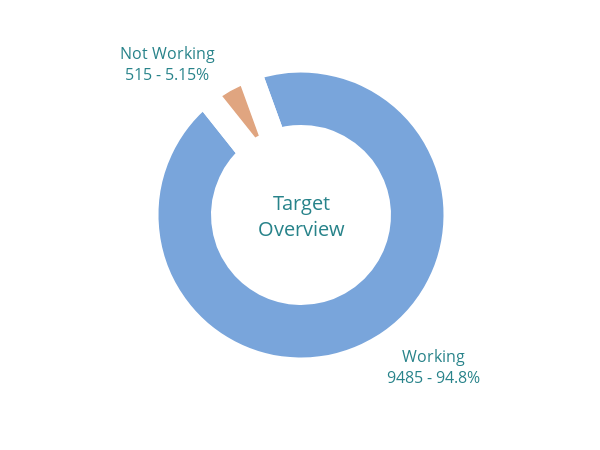

Here is the notebook cell this chart was saved with:
### Markdown cell above
# Data Visualization

### Code cell
fig = px.pie(
    df.assign(ClassMap=df.working_flag.map({0: "Not Working", 1: "Working"})),
    names="ClassMap", hole=0.5, color_discrete_sequence=["#79a5db", "#e0a580"]
)
fig.update_layout(
    height=450, width=600, font_color="#28838a", title_font_size=16, showlegend=False,
)
fig.add_annotation(
    x=0.5, y=0.5, align="center", xref="paper", yref="paper", showarrow=False, font_size=20, text="Target<br>Overview",
)
fig.update_traces(
    hovertemplate=None, textposition="outside", texttemplate="%{label}<br>%{value} - %{percent}",
    textfont_size=16, rotation=-20, marker_line_width=25, marker_line_color='#ffffff',
)
fig.show()

### Figure 1 — Plotly figure (JSON) as saved in the notebook; plotly's stock layout.template omitted (floating-point values rounded to 4 significant figures; data arrays with more than 128 entries replaced by an {"elided": "..."} marker saying what was removed)
{"data": [{"domain": {"x": [0, 1], "y": [0, 1]}, "hole": 0.5, "labels": {"elided": "10000 str values"}, "legendgroup": "", "marker": {"line": {"color": "#ffffff", "width": 25}}, "name": "", "rotation": -20, "showlegend": true, "textfont": {"size": 16}, "textposition": "outside", "texttemplate": "%{label}<br>%{value} - %{percent}", "type": "pie"}], "layout": {"annotations": [{"align": "center", "font": {"size": 20}, "showarrow": false, "text": "Target<br>Overview", "x": 0.5, "xref": "paper", "y": 0.5, "yref": "paper"}], "font": {"color": "#28838a"}, "height": 450, "legend": {"tracegroupgap": 0}, "margin": {"t": 60}, "piecolorway": ["#79a5db", "#e0a580"], "showlegend": false, "title": {"font": {"size": 16}}, "width": 600}}
